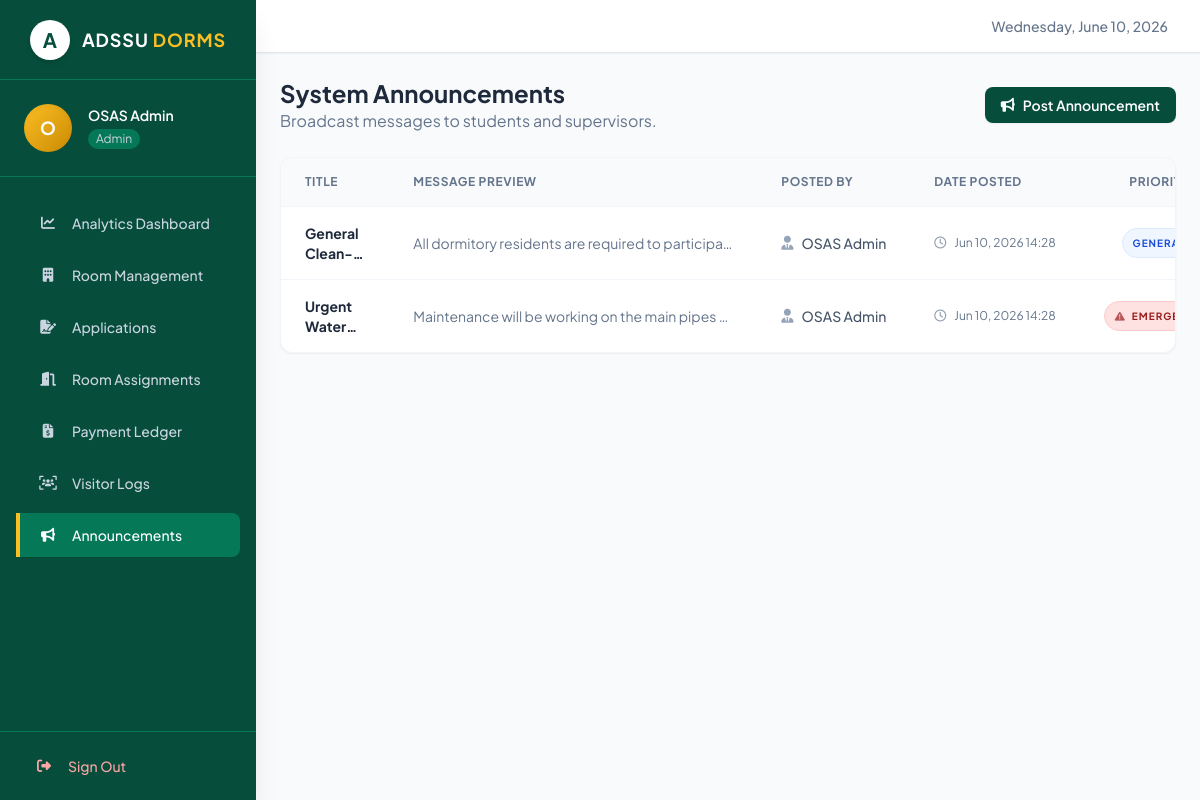
Page /admin/announcements (signed in) on the committed database.
### tables this page shows
CREATE TABLE IF NOT EXISTS announcements (
    id INT AUTO_INCREMENT PRIMARY KEY,
    title VARCHAR(150) NOT NULL,
    content TEXT NOT NULL,
    is_emergency BOOLEAN DEFAULT FALSE,
    created_by INT NOT NULL,
    created_at TIMESTAMP DEFAULT CURRENT_TIMESTAMP,
    FOREIGN KEY (created_by) REFERENCES users(id) ON DELETE CASCADE
);

CREATE TABLE IF NOT EXISTS users (
    id INT AUTO_INCREMENT PRIMARY KEY,
    name VARCHAR(100) NOT NULL,
    email VARCHAR(100) NOT NULL UNIQUE,
    password_hash VARCHAR(255) NOT NULL,
    role ENUM('student', 'supervisor', 'admin') NOT NULL,
    created_at TIMESTAMP DEFAULT CURRENT_TIMESTAMP
);

### controllers/AdminController.php (called while the page is built, shortened)
<?php
class AdminController extends BaseController {
    public function announcements() {
        $stmt = $this->pdo->query("
            SELECT a.*, u.name as author_name
            FROM announcements a
            JOIN users u ON a.created_by = u.id
            ORDER BY a.created_at DESC
        ");
        $announcements = $stmt->fetchAll();
        $this->view('admin/announcements', ['announcements' => $announcements]);
    }
}
?>

### views/admin/announcements.php (the view, shortened to what this page needs)
<?php include 'views/layouts/header.php'; ?>
<div x-data="{ showModal: false }">
    <div class="flex flex-col md:flex-row justify-between items-start md:items-center mb-6 gap-4">
        <div>
            <h2 class="text-2xl font-bold text-slate-800">System Announcements</h2>
            <p class="text-slate-500">Broadcast messages to students and supervisors.</p>
        </div>
        <div>
            <button @click="showModal = true" class="inline-flex items-center px-4 py-2 bg-adssu-green text-white rounded-lg hover:bg-adssu-green_light transition-colors text-sm font-semibold shadow-sm focus:ring-2 focus:ring-adssu-green focus:ring-offset-2">
                <i class="fa-solid fa-bullhorn mr-2"></i> Post Announcement
            </button>
        </div>
    </div>
<div class="bg-white rounded-xl shadow-sm border border-slate-100 overflow-hidden">
    <div class="overflow-x-auto">
        <table class="w-full text-left text-sm whitespace-nowrap">
            <thead class="bg-slate-50 border-b border-slate-100 text-slate-500 text-xs uppercase tracking-wider font-bold">
                <tr>
                    <th class="px-6 py-4 w-1/4">Title</th>
                    <th class="px-6 py-4 w-1/3">Message Preview</th>
                    <th class="px-6 py-4">Posted By</th>
                    <th class="px-6 py-4">Date Posted</th>
                    <th class="px-6 py-4 text-center">Priority</th>
                </tr>
            </thead>
            <tbody class="divide-y divide-slate-100">
                <?php if(empty($announcements)): ?>
                    <tr><td colspan="6" class="px-6 py-12 text-center text-slate-500">No announcements posted.</td></tr>
                <?php else: ?>
                    <?php foreach ($announcements as $ann): ?>
                    <tr class="hover:bg-slate-50/50 transition-colors">
                        <td class="px-6 py-4">
                            <div class="font-bold text-slate-800 whitespace-normal line-clamp-2">
                                <?php echo htmlspecialchars($ann['title']); ?>
                            </div>
                        </td>
                        <td class="px-6 py-4">
                            <div class="text-slate-500 max-w-xs truncate" title="<?php echo htmlspecialchars($ann['content']); ?>">
                                <?php echo htmlspecialchars($ann['content']); ?>
                            </div>
                        </td>
                        <td class="px-6 py-4">
                            <div class="flex items-center text-slate-600 font-medium">
                                <i class="fa-solid fa-user-tie text-slate-400 mr-2"></i>
                                <?php echo htmlspecialchars($ann['author_name']); ?>
                            </div>
                        </td>
                        <td class="px-6 py-4 text-slate-500 text-xs">
                            <div class="flex items-center">
                                <i class="fa-regular fa-clock mr-2 opacity-70"></i>
                                <?php echo date('M d, Y H:i', strtotime($ann['created_at'])); ?>
                            </div>
                        </td>
                        <td class="px-6 py-4 text-center">
                            <?php if ($ann['is_emergency']): ?>
                                <span class="inline-flex items-center px-2.5 py-1 rounded-full text-[10px] font-bold bg-red-100 text-red-800 uppercase tracking-widest border border-red-200">
                                    <i class="fa-solid fa-triangle-exclamation mr-1.5 opacity-70"></i> Emergency
                                </span>
                            <?php else: ?>
                                <span class="inline-flex items-center px-2.5 py-1 rounded-full text-[10px] font-bold bg-blue-50 text-blue-700 uppercase tracking-widest border border-blue-100">
                                    General
                                </span>
                            <?php endif; ?>
                        </td>
                    </tr>
                    <?php endforeach; ?>
                <?php endif; ?>
            </tbody>
        </table>
    </div>
</div>
</div>
<?php include 'views/layouts/footer.php'; ?>

### rows in the picture
announcements: content "All dormitory residents are required to participa…", created_by.name "OSAS Admin", created_at "Jun 10, 2026 14:28", is_emergency "GENERAL"
announcements: title "Urgent…", content "Maintenance will be working on the main pipes…", created_by.name "OSAS Admin", created_at "Jun 10, 2026 14:28", is_emergency 1 (drawn)

### other values in the picture
substr($_SESSION['name'], 0, 1) "O"
$_SESSION['name'] "OSAS Admin"
$_SESSION['role'] "Admin"
$label "Analytics Dashboard Room Management Applications Room Assignments Payment Ledger Visitor Logs Announcements"
